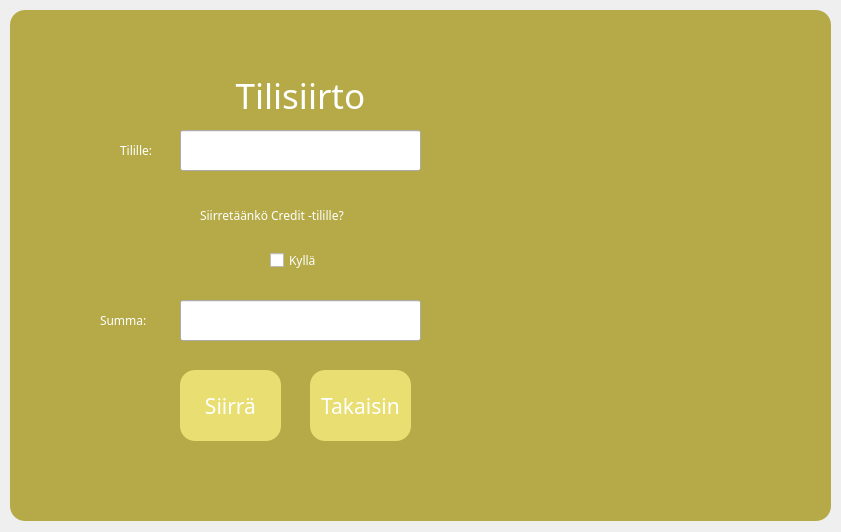
<?xml version="1.0" encoding="UTF-8"?>
<ui version="4.0">
 <class>tilisiirto</class>
 <widget class="QDialog" name="tilisiirto">
  <property name="geometry">
   <rect>
    <x>0</x>
    <y>0</y>
    <width>841</width>
    <height>532</height>
   </rect>
  </property>
  <property name="windowTitle">
   <string>Dialog</string>
  </property>
  <property name="styleSheet">
   <string notr="true"> *
{
font-family: century gothic;
color:white;
}
QPushButton
{
background:#e9de72;
border-radius:60px;

}
QPushButton
{
color:;
border-radius:15px;
}
QFrame
{
background:#b5aa47;
border-radius:15px;
}
</string>
  </property>
  <widget class="QFrame" name="frame">
   <property name="geometry">
    <rect>
     <x>10</x>
     <y>10</y>
     <width>821</width>
     <height>511</height>
    </rect>
   </property>
   <property name="frameShape">
    <enum>QFrame::StyledPanel</enum>
   </property>
   <property name="frameShadow">
    <enum>QFrame::Raised</enum>
   </property>
   <widget class="QLabel" name="label">
    <property name="geometry">
     <rect>
      <x>200</x>
      <y>60</y>
      <width>181</width>
      <height>51</height>
     </rect>
    </property>
    <property name="font">
     <font>
      <family>century gothic</family>
      <pointsize>26</pointsize>
     </font>
    </property>
    <property name="text">
     <string>Tilisiirto</string>
    </property>
    <property name="alignment">
     <set>Qt::AlignCenter</set>
    </property>
   </widget>
   <widget class="QTextEdit" name="textSiirto">
    <property name="geometry">
     <rect>
      <x>480</x>
      <y>120</y>
      <width>231</width>
      <height>311</height>
     </rect>
    </property>
    <property name="styleSheet">
     <string notr="true">QFrame
{
color:white;
background:#34332f;
}
QLineEdit\n{\nfont: century gothic;\ncolor:black;\n}</string>
    </property>
   </widget>
   <widget class="QPushButton" name="btnTakaisin">
    <property name="geometry">
     <rect>
      <x>300</x>
      <y>360</y>
      <width>101</width>
      <height>71</height>
     </rect>
    </property>
    <property name="font">
     <font>
      <family>century gothic</family>
      <pointsize>16</pointsize>
     </font>
    </property>
    <property name="text">
     <string>Takaisin</string>
    </property>
   </widget>
   <widget class="QLabel" name="label_3">
    <property name="geometry">
     <rect>
      <x>110</x>
      <y>110</y>
      <width>51</width>
      <height>61</height>
     </rect>
    </property>
    <property name="font">
     <font>
      <family>century gothic</family>
     </font>
    </property>
    <property name="text">
     <string>Tilille:</string>
    </property>
   </widget>
   <widget class="QPushButton" name="btnSiirra">
    <property name="geometry">
     <rect>
      <x>170</x>
      <y>360</y>
      <width>101</width>
      <height>71</height>
     </rect>
    </property>
    <property name="font">
     <font>
      <family>century gothic</family>
      <pointsize>16</pointsize>
     </font>
    </property>
    <property name="text">
     <string>Siirrä</string>
    </property>
   </widget>
   <widget class="QLineEdit" name="lineSumma">
    <property name="geometry">
     <rect>
      <x>170</x>
      <y>290</y>
      <width>241</width>
      <height>41</height>
     </rect>
    </property>
    <property name="styleSheet">
     <string notr="true">QLineEdit
{
font: century gothic;
color:black;
}</string>
    </property>
   </widget>
   <widget class="QLineEdit" name="lineTilille">
    <property name="geometry">
     <rect>
      <x>170</x>
      <y>120</y>
      <width>241</width>
      <height>41</height>
     </rect>
    </property>
    <property name="styleSheet">
     <string notr="true">QLineEdit
{
font: century gothic;
color:black;
}</string>
    </property>
   </widget>
   <widget class="QCheckBox" name="checkBox">
    <property name="geometry">
     <rect>
      <x>260</x>
      <y>220</y>
      <width>81</width>
      <height>61</height>
     </rect>
    </property>
    <property name="font">
     <font>
      <family>century gothic</family>
     </font>
    </property>
    <property name="text">
     <string>Kyllä</string>
    </property>
   </widget>
   <widget class="QLabel" name="label_2">
    <property name="geometry">
     <rect>
      <x>190</x>
      <y>180</y>
      <width>271</width>
      <height>51</height>
     </rect>
    </property>
    <property name="font">
     <font>
      <family>century gothic</family>
     </font>
    </property>
    <property name="text">
     <string>Siirretäänkö Credit -tilille?</string>
    </property>
   </widget>
   <widget class="QLabel" name="label_4">
    <property name="geometry">
     <rect>
      <x>90</x>
      <y>280</y>
      <width>71</width>
      <height>61</height>
     </rect>
    </property>
    <property name="font">
     <font>
      <family>century gothic</family>
     </font>
    </property>
    <property name="text">
     <string>Summa:</string>
    </property>
   </widget>
  </widget>
 </widget>
 <resources/>
 <connections/>
</ui>
